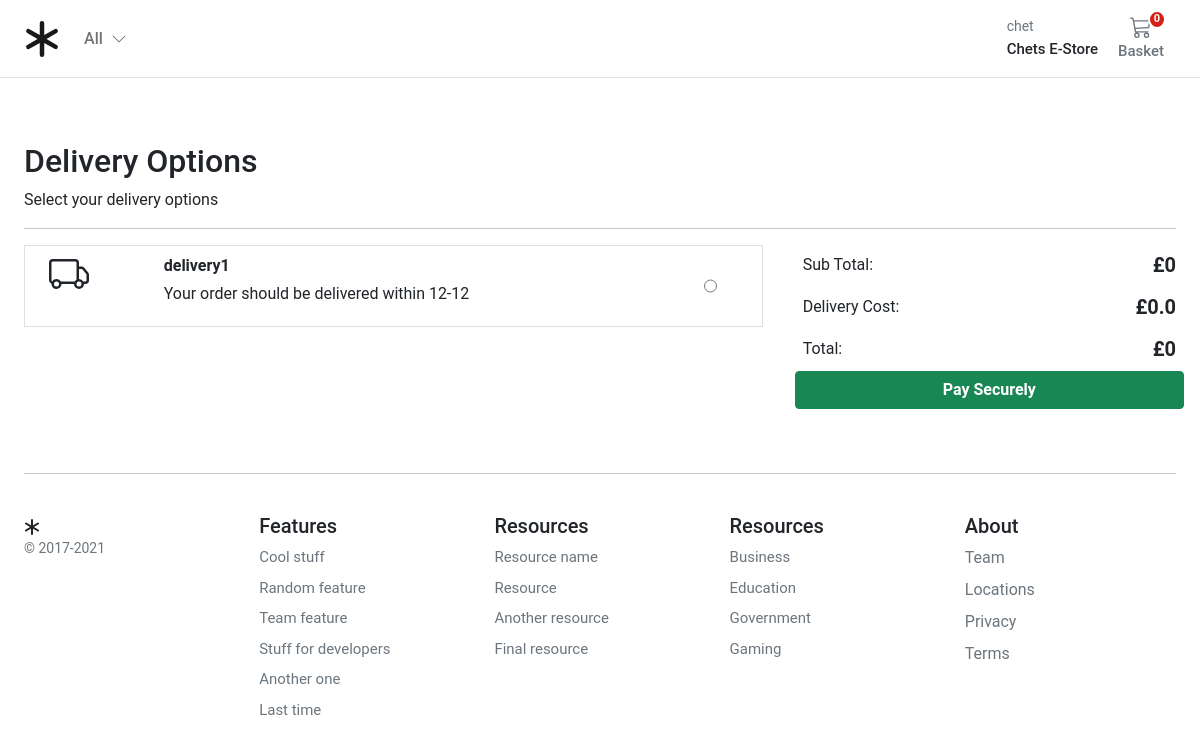
/checkout/deliverychoices (signed in), run on the app's committed database.
### account/models.py (models this page shows, shortened)
class Customer(AbstractBaseUser, PermissionsMixin):
    email = models.EmailField(_("email address"), unique=True)
    name = models.CharField(max_length=150)
    mobile = models.CharField(max_length=20, blank=True)
    is_active = models.BooleanField(default=False)
    is_staff = models.BooleanField(default=False)
    created = models.DateTimeField(auto_now_add=True)
    updated = models.DateTimeField(auto_now=True)
    objects = CustomAccountManager()
    USERNAME_FIELD = "email"
    REQUIRED_FIELDS = ["name"]
    class Meta:
        verbose_name = "Accounts"
        verbose_name_plural = "Accounts"

### checkout/models.py (models this page shows, shortened)
class DeliveryOptions(models.Model):
    DELIVERY_CHOICES = [
        ("IS", "In Store"),
        ("HD", "Home Delivery"),
        ("DD", "Digital Delivery"),
    ]
    delivery_name = models.CharField(
        verbose_name=_("delivery_name"),
        help_text=_("Required"),
        max_length=255,
    )
    delivery_price = models.DecimalField(
        verbose_name=_("delivery price"),
        help_text=_("Maximum 999.99"),
        error_messages={
            "name": {
                "max_length": _("The price must be between 0 and 999.99."),
            },
        },
        max_digits=5,
        decimal_places=2,
    )
    delivery_method = models.CharField(
        choices=DELIVERY_CHOICES,
        verbose_name=_("delivery_method"),
        help_text=_("Required"),
        max_length=255,
    )
    delivery_timeframe = models.CharField(
        verbose_name=_("delivery timeframe"),
        help_text=_("Required"),
        max_length=255,
    )
    delivery_window = models.CharField(
        verbose_name=_("delivery window"),
        help_text=_("Required"),
        max_length=255,
    )
    order = models.IntegerField(verbose_name=_("list order"), help_text=_("Required"), default=0)
    is_active = models.BooleanField(default=True)
    class Meta:
        verbose_name = _("Delivery Option")
        verbose_name_plural = _("Delivery Options")

### checkout/views.py (the view)
# urls.py: path("deliverychoices", views.deliverychoices, name="deliverychoices"),
@login_required
def deliverychoices(request):
    deliveryoptions = DeliveryOptions.objects.filter(is_active=True)
    return render(request, "checkout/delivery_choices.html", {"deliveryoptions": deliveryoptions})

### basket/basket.py (called while the page is built)
    def __len__(self):
        return sum(item["qty"] for item in self.basket.values())

    def get_subtotal_price(self):
        return sum(Decimal(item["price"]) * item["qty"] for item in self.basket.values())

    def get_delivery_price(self):
        newprice = 0.00
        if "purchase" in self.session:
            newprice = DeliveryOptions.objects.get(id=self.session["purchase"]["delivery_id"]).delivery_price
        return newprice

    def get_total_price(self):
        newprice = 0.00
        subtotal = sum(Decimal(item["price"]) * item["qty"] for item in self.basket.values())
        if "purchase" in self.session:
            newprice = DeliveryOptions.objects.get(id=self.session["purchase"]["delivery_id"]).delivery_price
        total = subtotal + Decimal(newprice)
        return total

### basket/context_processors.py (called while the page is built)
def basket(request):
    return {'basket': Basket(request)}

### store/context_processors.py (called while the page is built)
def categories(request):
    return {"categories": Category.objects.filter(level=0)}

### store/models.py (called while the page is built)
    def get_absolute_url(self):
        return reverse("store:category_list", args=[self.slug])

### templates/checkout/delivery_choices.html (shortened to what this page needs)
{% extends "../base.html" %}
{% load static %}
{% block content %}
<div class="container">
  <div class="col-12">
    <h1 class="h2">Delivery Options</h1>
  </div>
  <div class="col-12">
    <p>Select your delivery options</p>
  </div>
  <hr />
</div>
<div class="container">
  <div class="row g-3">
    {% if deliveryoptions|length == 0 %}
    <div class="col-12">There are no delivery options <a href="{% url 'store:store_home' %}">Shop</a></div>
    {% else %}
    <div class="col-md-4 col-lg-4 order-md-last p-0 order-3">
      <div class="d-flex bd-highlight ms-0">
        <div class="p-2 flex-grow-1 bd-highlight">Sub Total:</div>
        <div class="p-2 bd-highlight"><span class="fw-bold h5">£</span><span id="sub_total"
            class="fw-bold h5">{{basket.get_subtotal_price}}</span></div>
      </div>
      <div class="d-flex bd-highlight">
        <div class="p-2 flex-grow-1 bd-highlight">Delivery Cost:</div>
        <div class="p-2 bd-highlight"><span class="fw-bold h5">£</span><span id="delivery_price"
            class="fw-bold h5">{{basket.get_delivery_price}}</span></div>
      </div>
      <div class="d-flex bd-highlight">
        <div class="p-2 flex-grow-1 bd-highlight">Total:</div>
        <div class="p-2 bd-highlight"><span class="fw-bold h5">£</span><span id="total"
            class="fw-bold h5">{{basket.get_total_price}}</span></div>
      </div>
      <a role="button" href="{% url "checkout:delivery_address" %}" class="btn btn-success fw-bold w-100"
        type="button">Pay Securely</a>
    </div>
    <div class="col-md-7 col-lg-8">
      {% for option in deliveryoptions %}
      <div class="card mb-3 border-1 rounded-0 product-item me-md-4" data-index="{{option.id}}">
        <div class="row g-0">
          <div class="col-md-2 ps-3 ps-md-4">
          </div>
          <div class="col-md-9 ps-md-1">
            <div class="card-body p-1">
              <p class="card-text ps-2 mb-1 pt-1 fw-bold">{{option.delivery_name}}</p>
              <p class="card-text ps-2 pb-3">Your order should be delivered within {{option.delivery_timeframe}}</p>
            </div>
          </div>
          <div class="col-md-1 ps-md-1">
            <input class="align-middle h-100" type="radio" name="deliveryOption" id="{{option.id}}"
              value="{{option.id}}">
          </div>
        </div>
      </div>
      {% endfor %}
    </div>
    {% endif %}
  </div>
</div>
{% endblock %}

### templates/navbar.html (shortened to what this page needs)
<header class="pb-3">
    <nav class="navbar navbar-expand-md navbar-light bg-white border-bottom">
      <div class="container-fluid px-md-4">
        <div class="d-flex w-100 navbar-collapse">
          <a class="navbar-brand d-flex-inline" href="/">
          </a>
          <ul class="navbar-nav me-auto mb-2 mb-md-0">
            <li class="nav-item dropdown">
              <a class="nav-link dropdown-toggle d-none d-md-block fw500" href="#" id="navbarDropdown" role="button"
                data-bs-toggle="dropdown" aria-expanded="false">
                All
                <i class="ps-1"><svg xmlns="http://www.w3.org/2000/svg" width="16" height="16" fill="currentColor"
                    class="bi bi-chevron-down" viewBox="0 0 16 16">
                    <path fill-rule="evenodd"
                      d="M1.646 4.646a.5.5 0 0 1 .708 0L8 10.293l5.646-5.647a.5.5 0 0 1 .708.708l-6 6a.5.5 0 0 1-.708 0l-6-6a.5.5 0 0 1 0-.708z" />
                  </svg></i>
              </a>
            </li>
          </ul>
          <div>
            <div class="collapse navbar-collapse" id="navbarSupportedContent2">
              <ul class="navbar-nav me-auto mb-2 mb-lg-0">
                <li class="nav-item dropdown">
                  <a class="nav-link dropdown-toggle text-reset" href="#" id="navbarDropdown" role="button"
                    data-bs-toggle="dropdown" aria-expanded="false">
                    <div class="small text-muted">
                      {% if user.is_authenticated %}
                        {{ request.user.name }}
                      {% else %}
                      <a href="{% url "account:login" %}">Login</a>
                      <a href="{% url "account:register" %}">Register</a>
                      {% endif %}
                    </div>
                    <span class="fs15 fw500">Chets E-Store
                    </span>
                  </a>
                </li>
              </ul>
            </div>
          </div>
          {% if user.is_authenticated %}
          <a type="button" role="button" href="{% url "basket:basket_summary" %}"
            class="btn btn-outline-secondary border-0 basket-btn">
            {% with total_qty=basket|length %}
            <div id="basket-qty" class="basket-qty">
              {% if total_qty > 0 %}
              {{ total_qty }}
              {% else %}
              0
              {% endif %}
            </div>
            {% endwith %}
            <div>
            </div>
            <span class="fs15 fw500">Basket</span>
          </a>
          {% endif %}
        </div>
      </div>
    </nav>
  </header>

### static/core/css/base.css (style rules this page uses)
@media (min-width: 1000px) { .container { max-width: 1000px; } }
@media (max-width: 1200px) { .container { max-width: 100%; padding:0 24px; } }
.dropdown-toggle::after { display: none; }
html, body, p, div { letter-spacing: -0.02px; font-family: 'Roboto', sans-serif; }
.fs15 { font-size: 0.9375rem; }
.fw500 { font-weight: 500; }
.basket-qty { color: #fff; background: #d42114; border: 2px solid #fff; border-radius: 50%; text-align: center; font-size: 11px; height: 15px; width: 14px; position: absolute; box-sizing: content-box; font-weight: 600; display: flex; justify-content: center; align-items: center; top: 1px; right: 10px; }
.basket-btn { position: relative; }

### data on the page
Customer: user.name "chet"
DeliveryOptions: delivery_name "delivery1", delivery_timeframe "12-12"

### other printed values
{{ basket.get_subtotal_price }} "0"
{{ basket.get_delivery_price }} "0.0"
{{ basket.get_total_price }} "0"
